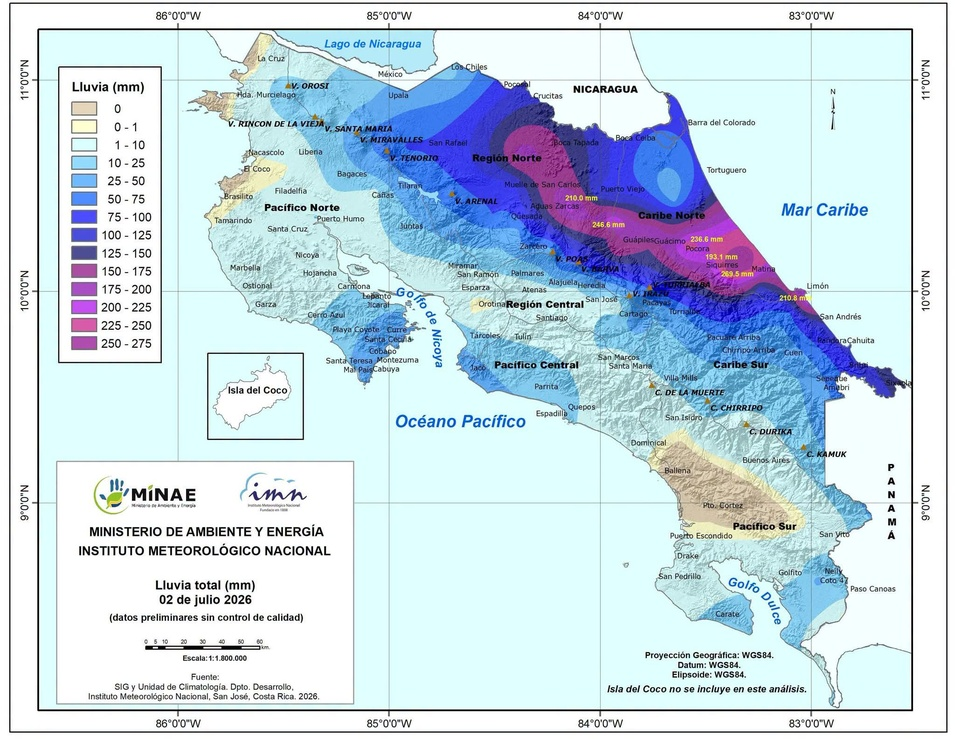
#> input picture RainMap/simbinterp.jpg, 955 x 739 px, shrunk from 2048 x 1583 before the run
$ python -i analyze_roi_final.py   (imports and definitions only)
#> lines starting #> are read from the running program, lines starting #| are printed output that depends on the picture; after the words box and inside, x2 and y2 are one past the last pixel; in counts of white or black regions, pixels touching at a corner belong together
# analyze_roi_fixed.py
import cv2
import numpy as np
import pytesseract
from pathlib import Path

BASE = Path(r"C:\Users\AlejandroSotoBarquer\OneDrive - ABC Geomática Agricola SRL\Documentos\ABC_Gis_Activos\01_Clientes\2026\Lluvia_Ayer_CR\RainMap\capturas_lluvia\20260929_224834")

TARGETS = [
    "8", "22", "30", "41", "53",
    "24", "31", "38", "46", "48",
    "59", "67", "70", "71", "74",
    "79", "80", "88", "99", "101",
    "102", "106", "111", "112", "115",
    "116", "124", "126", "127", "129",
    "132", "133", "135", "140"
]

def imread_unicode(path: Path):
    """Lee imagen con ruta Unicode en Windows."""
#> called with path = 'simbinterp.jpg'
    data = np.fromfile(str(path), dtype=np.uint8)
    return cv2.imdecode(data, cv2.IMREAD_COLOR)
#> returned value is the input picture: shape (739, 955, 3); mean B, G, R 230.1, 217.6, 198.6

def detect_number_region(img_path: Path):
    img = imread_unicode(img_path)
    if img is None:
        return None

    h, w = img.shape[:2]
#> h = 739; w = 955
    gray = cv2.cvtColor(img, cv2.COLOR_BGR2GRAY)
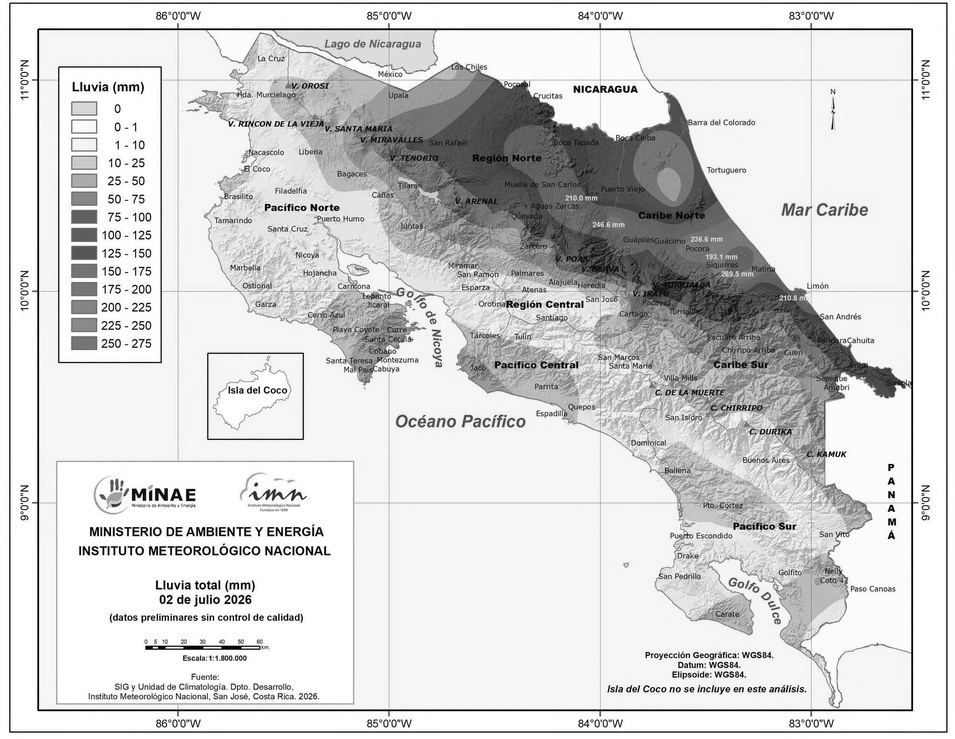
#> gray: shape (739, 955); min 0, max 255, mean 213.4

    # Umbral adaptativo inverso
    thresh = cv2.adaptiveThreshold(
        gray, 255, cv2.ADAPTIVE_THRESH_GAUSSIAN_C,
        cv2.THRESH_BINARY_INV, 31, 10
    )
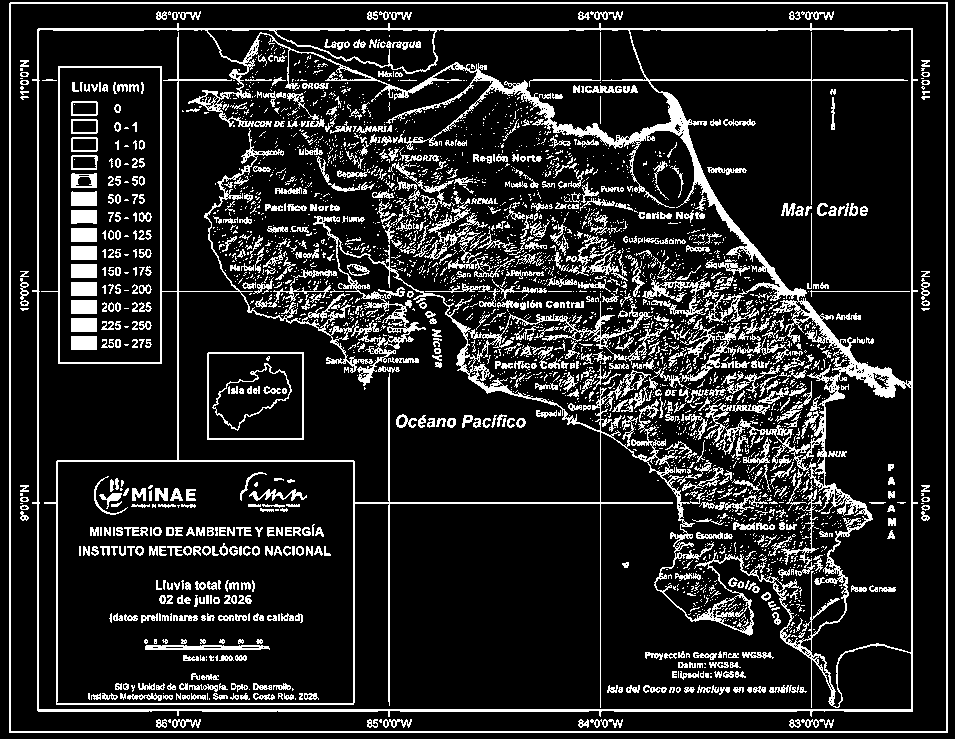
#> thresh: shape (739, 955); 15.1% white in thin lines or dots

    # Cerrar horizontalmente
    kernel = cv2.getStructuringElement(cv2.MORPH_RECT, (15, 3))
    connected = cv2.morphologyEx(thresh, cv2.MORPH_CLOSE, kernel)
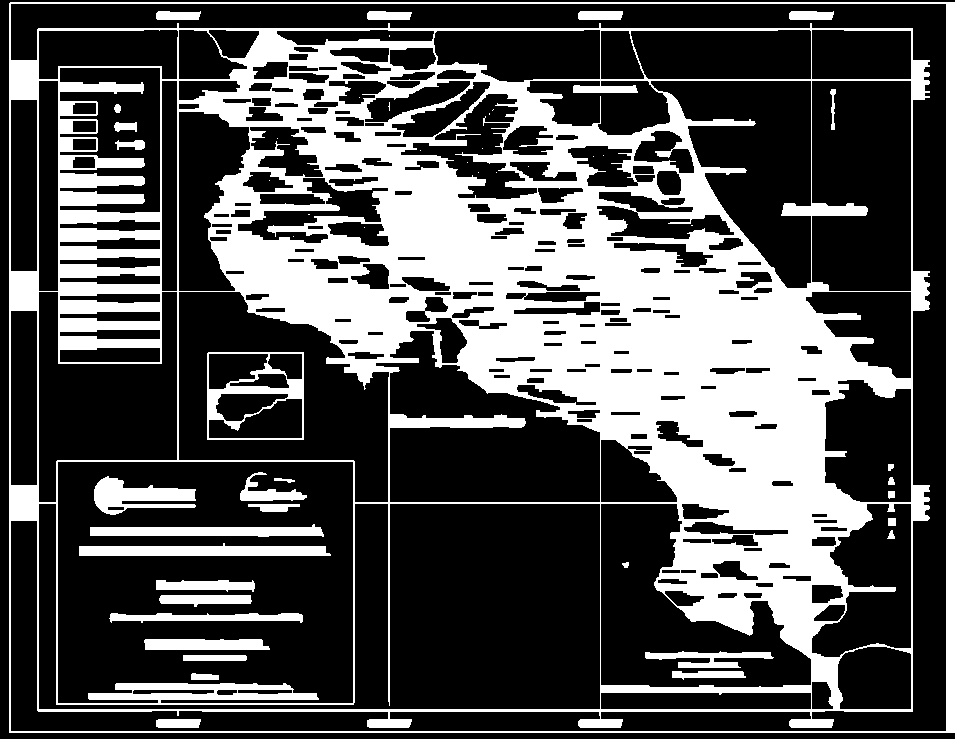
#> connected: shape (739, 955); 32.2% white; 50 white regions (19 under 20 px), largest, box (x1, y1, x2, y2) and area: (9, 2, 955, 733) 207970, (79, 543, 331, 556) 2490, (207, 352, 304, 440) 2356

    # Contornos
    contours, _ = cv2.findContours(connected, cv2.RETR_EXTERNAL, cv2.CHAIN_APPROX_SIMPLE)
#> contours = 1 item

    best = None
    best_score = 0
    for cnt in contours:
        x, y, cw, ch = cv2.boundingRect(cnt)
        area = cw * ch
        aspect = cw / ch if ch > 0 else 0

        if 200 < area < w * h * 0.4 and 1.2 < aspect < 10:
            center_y_score = 1 - abs((y + ch/2) - h/2) / (h/2)
            score = area * center_y_score
            if score > best_score:
                best_score = score
                best = (x, y, cw, ch)
#> this loop made 1 pass
#> (x, y, cw, ch, area, aspect) on pass 1: (9, 2, 946, 731, 691526, 1.29)
#> after the loop, best_score = 0

    # OCR referencia
#> (the run stopped early here; a loop or call above may not have finished)

$ run again, on RainMap/Caplluvia.png
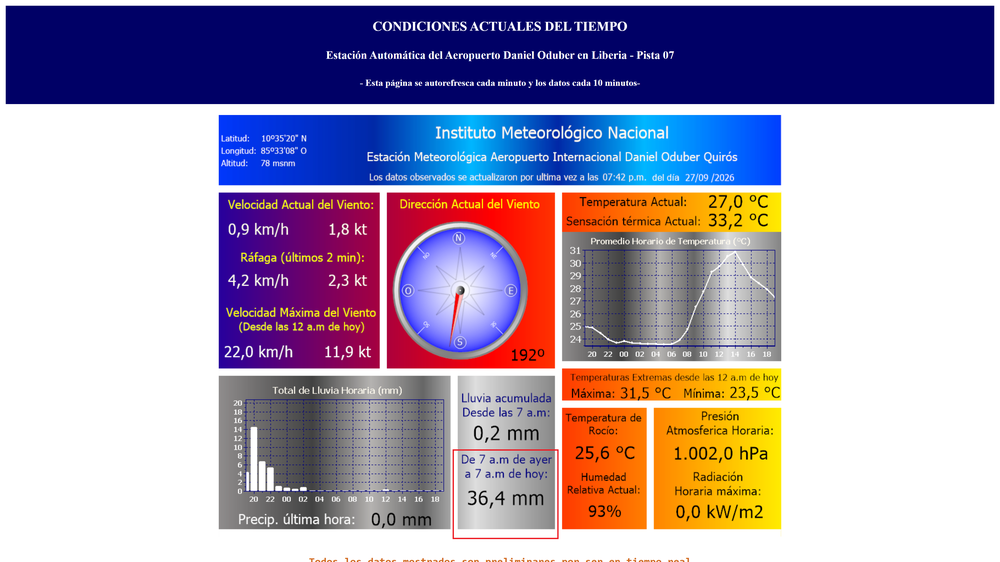
#> input picture RainMap/Caplluvia.png, 1000 x 562 px, shrunk from 3840 x 2160 before the run
#> in imread_unicode, returned value is the input picture: shape (562, 1000, 3); mean B, G, R 177.5, 155.3, 167
#> in detect_number_region, `thresh = cv2.adaptiveThreshold( gray, 255, cv2.ADAPTIVE_THRESH_GAUSSIA..`:
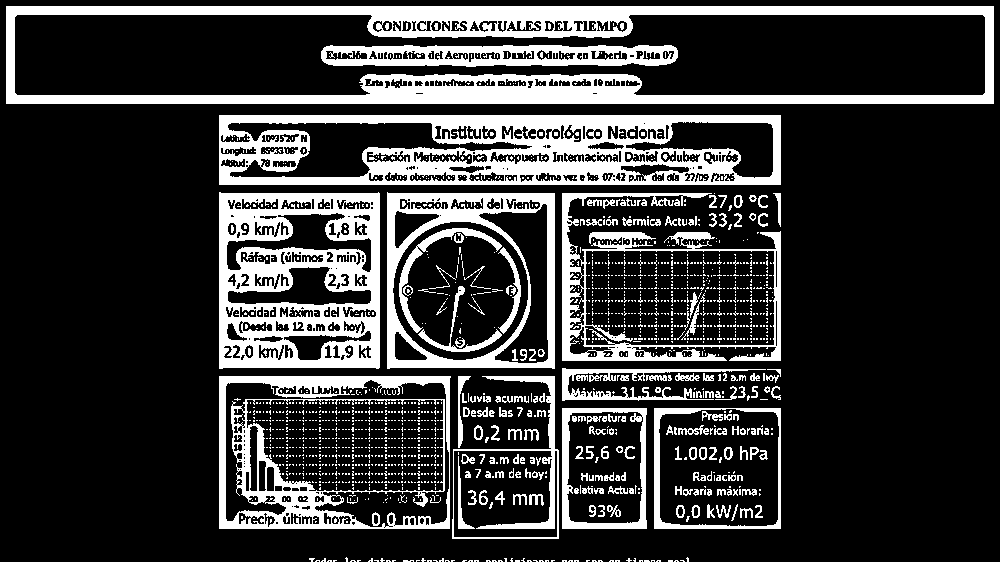
#> thresh: shape (562, 1000); 21.9% white; 1903 white regions (1704 under 20 px), largest, box (x1, y1, x2, y2) and area: (6, 6, 994, 104) 28045, (219, 115, 781, 185) 21493, (219, 192, 380, 369) 17012
#> in detect_number_region, `connected = cv2.morphologyEx(thresh, cv2.MORPH_CLOSE, kernel)`:
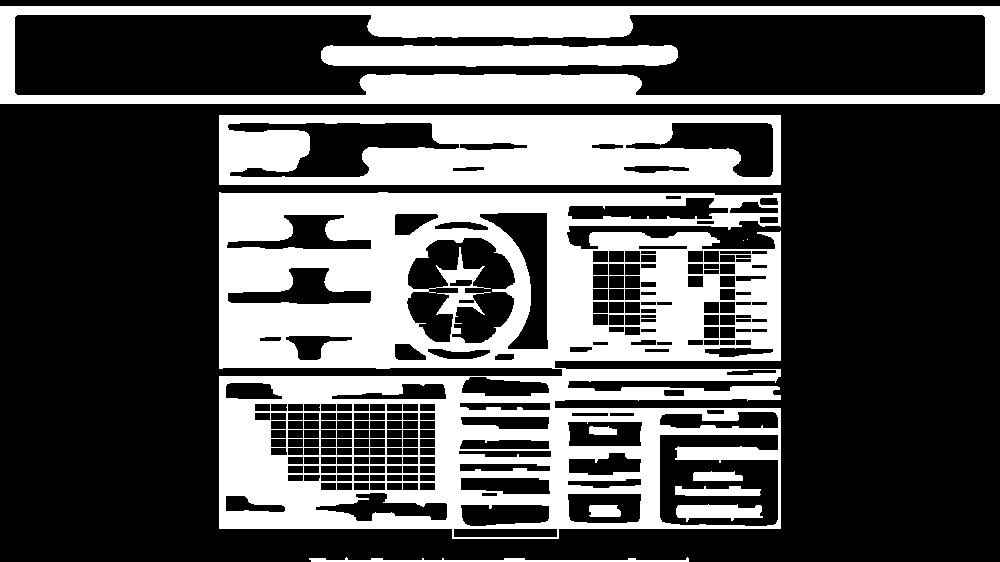
#> connected: shape (562, 1000); 32.4% white; 12 white regions (2 under 20 px)
#> contours = 6 contours, 2 with area under 20; largest, box (x1, y1, x2, y2) and area: (219, 192, 781, 539) 176906, (0, 6, 1000, 104) 96903, (219, 115, 781, 185) 38709, (309, 557, 689, 562) 504
#> the loop in detect_number_region, `for cnt in contours:` made 6 passes
#> (x, y, cw, ch, area, aspect, center_y_score, score) on pass 4: (219, 192, 562, 347, 195014, 1.62, 0.699, 136371)
#> after the loop in detect_number_region, `for cnt in contours:`: best_score = 136371
